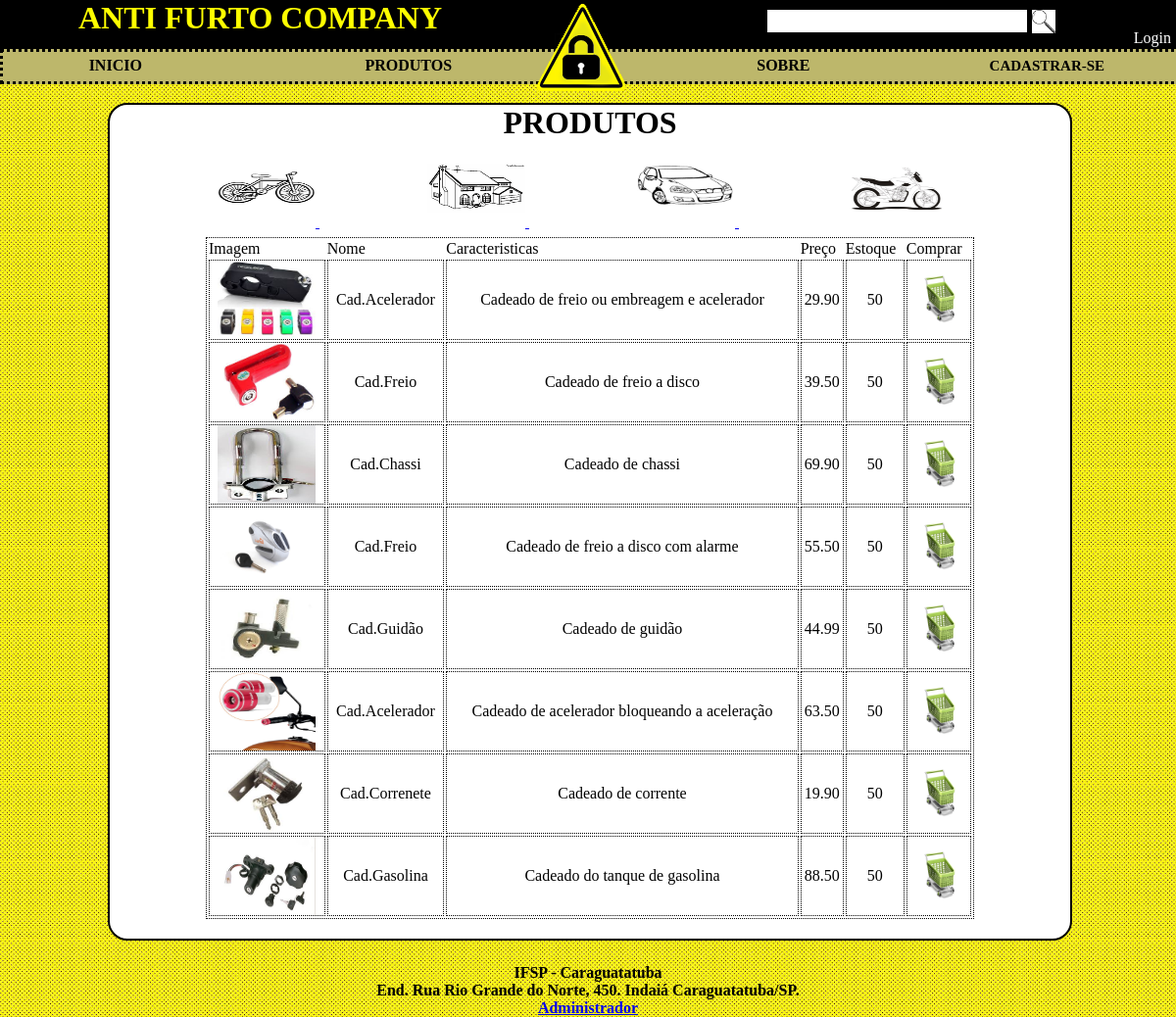
Screenshot of /SITE/categoria_moto.php with the database file from the repository.
### tables this page shows
CREATE TABLE `produto` (
  `descricao` varchar(60) NOT NULL,
  `cod_produto` int(11) NOT NULL AUTO_INCREMENT,
  `nome_produto` varchar(20) NOT NULL,
  `preco` decimal(10,2) NOT NULL,
  `foto` varchar(40) NOT NULL,
  `estoque` int(11) NOT NULL,
  `cod_fornecedor` int(11) DEFAULT NULL,
  `categoria` varchar(20) DEFAULT NULL,
  PRIMARY KEY (`cod_produto`),
  KEY `cod_fornecedor` (`cod_fornecedor`),
  KEY `categoria` (`categoria`),
  CONSTRAINT `produto_ibfk_1` FOREIGN KEY (`cod_fornecedor`) REFERENCES `fornecedor` (`cod_fornecedor`),
  CONSTRAINT `produto_ibfk_2` FOREIGN KEY (`categoria`) REFERENCES `categoria` (`nome`)
);

### SITE/categoria_moto.php (the view, shortened to what this page needs)
<?php
	include "templete/topo.php";
?>
	<center><h1>PRODUTOS</h1></center><br>
	<div style="height:60px; margin-bottom:20px">
		<a href="categoria_bike.php"> <img src="image/bicicleta.gif" class="categoria_menu"> </a>
		<a href="categoria_casa.php"> <img src="image/casa.gif" class="categoria_menu"> </a>
		<a href="categoria_carro.php"> <img src="image/carro.jpg" class="categoria_menu"> </a>
		<a href="categoria_moto.php"> <img src="image/moto.jpg" class="categoria_menu"> </a>
	</div>
	<table class="tabela_cliente" width = 80%>
		<tr>
			<td>Imagem</td>
			<td>Nome</td>
			<td>Caracteristicas</td>
			<td>Preço</td>
			<td>Estoque</td>
			<td>Comprar</td>
		</tr>
	<?php
		$sql = 'select * from produto WHERE (categoria = "Moto") and (estoque > 0);';
		$rs = mysql_query($sql, $con);
		while($valor = mysql_fetch_array($rs)){ ?>
		<tr>
			<td class="item_tabela_cliente"><img src='admin/imagens_produtos/<?php echo $valor["foto"]==null?"nouser.png":$valor["foto"];?>' alt="X" width="100" height="80"></td>
			<td class="item_tabela_cliente"><?=$valor["nome_produto"]?></td>
			<td class="item_tabela_cliente"><?=$valor["descricao"]?></td>
			<td class="item_tabela_cliente"><?=$valor["preco"]?></td>
			<td class="item_tabela_cliente"><?=$valor["estoque"]?></td>
			<td class="item_tabela_cliente" align='center'><a href='comprar.php?cod=<?php echo $valor["cod_produto"];?>'><img src='icones/carrinhu_de_compras2.jpg' alt = 'comprar' height='50'></a></td>
		</tr>
	<?php
		}
	?>
	</table>
<?php
	include "templete/rodape.php";
?>

### SITE/css/css.css (style rules this page uses)
* { padding: 0px; margin: 0px; border: 0px; }
body { background-image: url("fundo2.jpg"); }
.tabela_cliente { border-style: dotted; border-width: thin; border-color: #000000; margin: 0 auto; margin-bottom: 20px; }
.item_tabela_cliente { border-style: dotted; border-width: thin; border-color: #000000; text-align: center; }
.categoria_menu { width: 100px; height: 50px; margin-left:110px; margin-bottom: 15px; margin-top: 5px; }
a,img { border: none; }

### rows the page displays
produto: foto (picture), nome_produto "Cad.Acelerador", descricao "Cadeado de freio ou embreagem e acelerador", preco "29.90", estoque "50"
produto: foto (picture), nome_produto "Cad.Freio", descricao "Cadeado de freio a disco", preco "39.50", estoque "50"
produto: foto (picture), nome_produto "Cad.Chassi", descricao "Cadeado de chassi", preco "69.90", estoque "50"
produto: foto (picture), nome_produto "Cad.Freio", descricao "Cadeado de freio a disco com alarme", preco "55.50", estoque "50"
produto: foto (picture), nome_produto "Cad.Guidão", descricao "Cadeado de guidão", preco "44.99", estoque "50"
produto: foto (picture), nome_produto "Cad.Acelerador", descricao "Cadeado de acelerador bloqueando a aceleração", preco "63.50", estoque "50"
produto: foto (picture), nome_produto "Cad.Correnete", descricao "Cadeado de corrente", preco "19.90", estoque "50"
produto: foto (picture), nome_produto "Cad.Gasolina", descricao "Cadeado do tanque de gasolina", preco "88.50", estoque "50"
